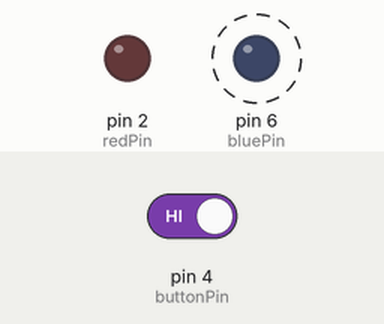
The sketch below on a simulated Arduino Uno, built with avr-gcc and run on an emulated ATmega328P. On the bench: output pins drawn as LEDs (lit = HIGH). Dashed ring = blinking. The test bench sets the inputs (shaded band); at power-on: pin 4 (buttonPin) HIGH.

Above: at 10.8 s.
10.9 s: pin 4 (buttonPin) driven LOW
At 15.5 s:
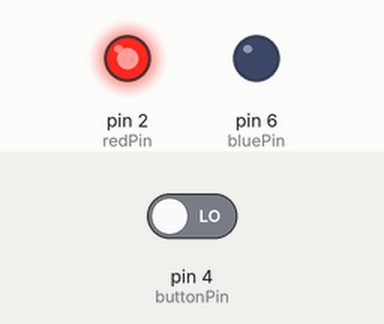
16.9 s: pin 4 (buttonPin) driven HIGH
At 17.3 s:
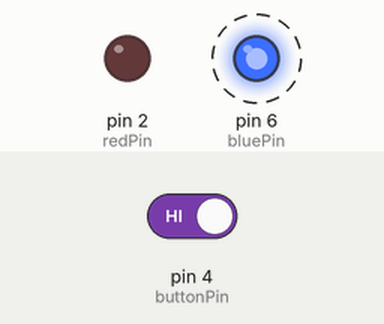
Timing chart, 0 to 28.9 s (numbered marks = the images above; inputs shaded):
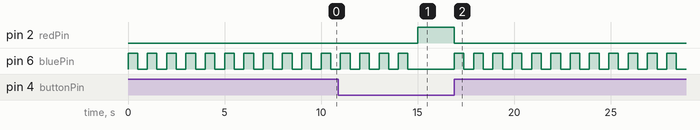

The sketch:

bucle_for.ino.ino
```cpp
//Variables globales
int switchState = 0;
//Variables de los pines
const int redPin = 2;
const int bluePin = 6;
const int buttonPin = 4;

void setup() {
  // put your setup code here, to run once:
//Iniciando leds
pinMode(redPin, OUTPUT);
pinMode(bluePin, OUTPUT);
//Iniciando botón
pinMode(buttonPin, INPUT);
}

void loop() {

  //leer el estado del botón
  switchState = digitalRead(buttonPin);


  if (switchState == LOW){
    //el botón no esta pulsado
    digitalWrite(redPin,HIGH); //se enciende el rojo
    digitalWrite(bluePin,LOW); //se apaga el azul
  }
  else {
    //elsa let it go
    //el botón está pulsado
    digitalWrite(redPin,LOW); //se apaga el rojo
    for (int blinks = 0; blinks <5; blinks++) {
      digitalWrite(bluePin,HIGH); //se enciende el azul
      delay(500);
      digitalWrite(bluePin,LOW); //se apaga el azul
      delay(500);
    }
  }

}
```

Measured:
- after the input at 10.9 s, pin 2 (redPin): LOW → HIGH after 4.1 s; pin 6 (bluePin): goes on until 14.5 s, then stays LOW
- after the input at 16.9 s, pin 2 (redPin): HIGH → LOW at once; pin 6 (bluePin): alternates HIGH for 0.50 s and LOW for 0.50 s, starting at once
- by itself, pin 6 (bluePin): alternates HIGH for 0.50 s and LOW for 0.50 s
